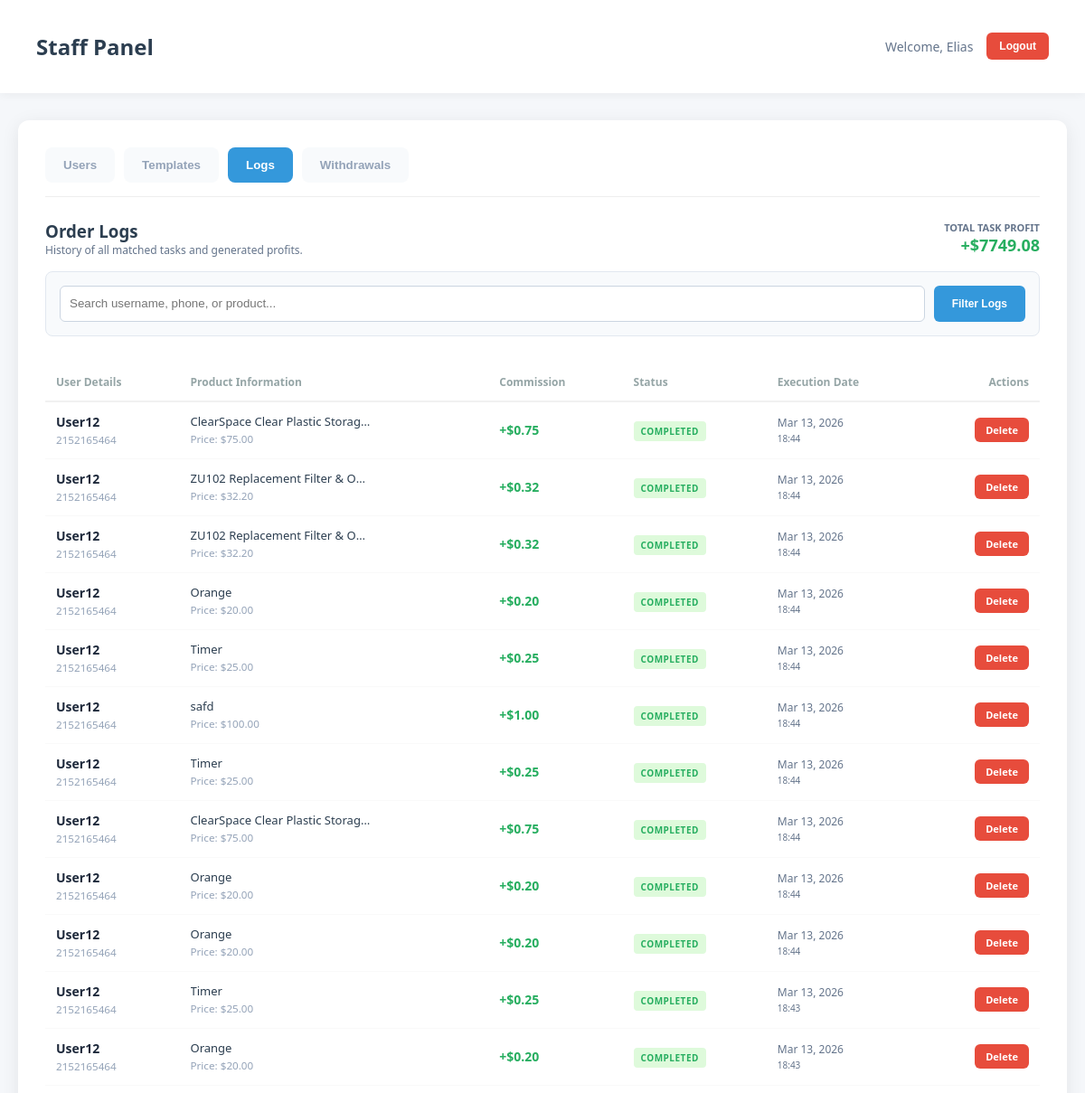
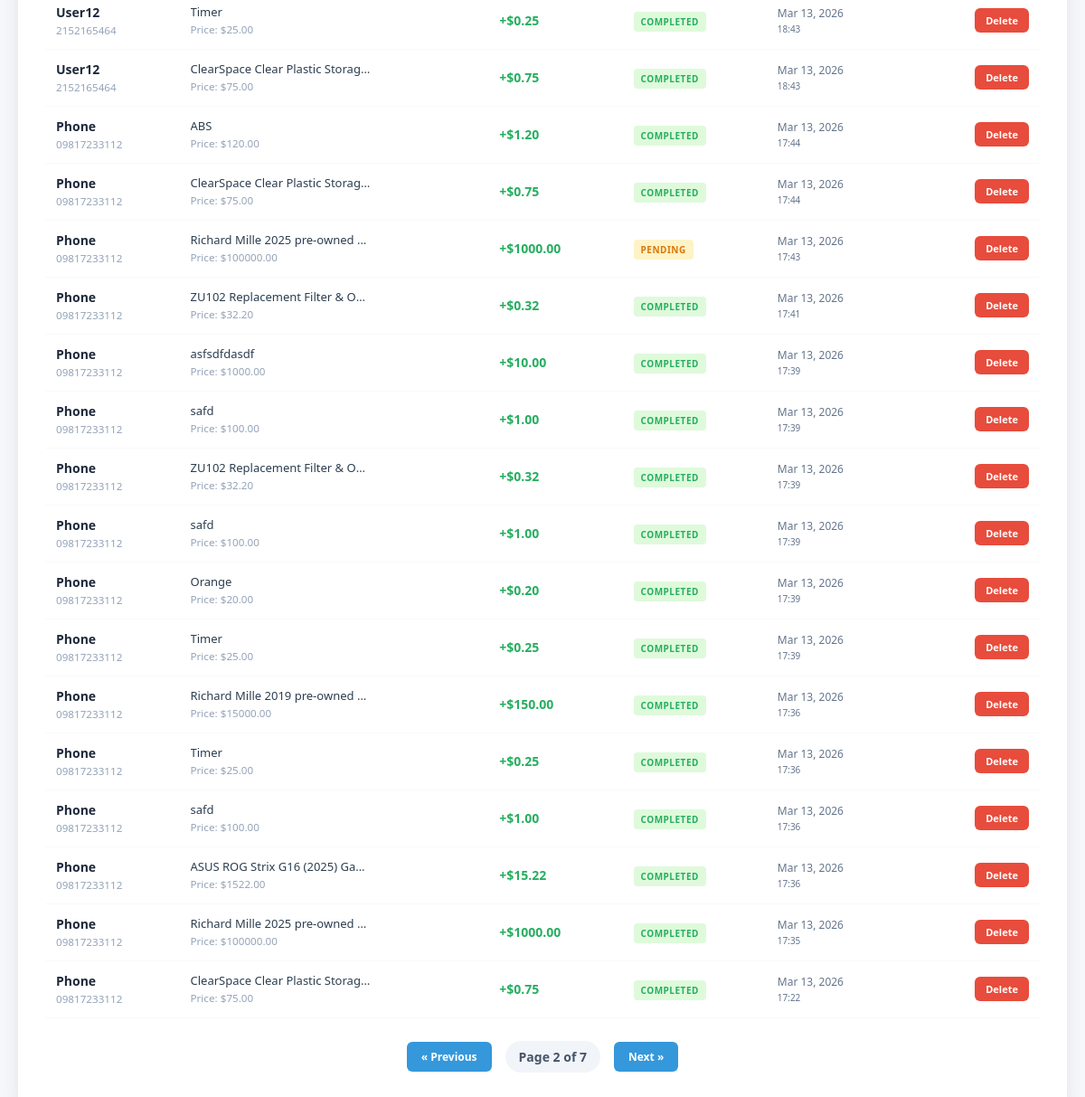
Before: /staff/dashboard/?log_page=2&tab=records (signed in) with the older database file (2 pictures, top to bottom).
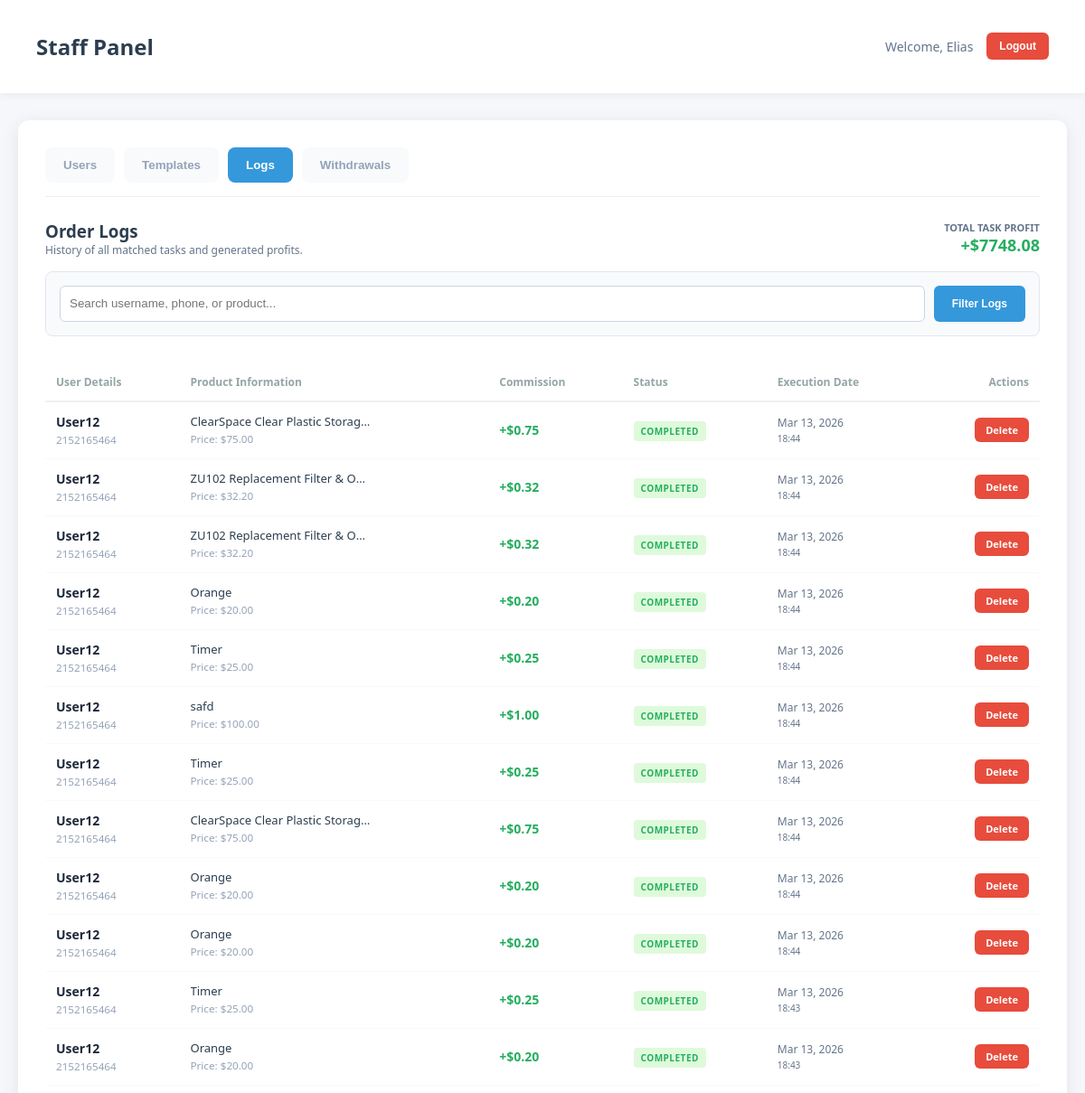
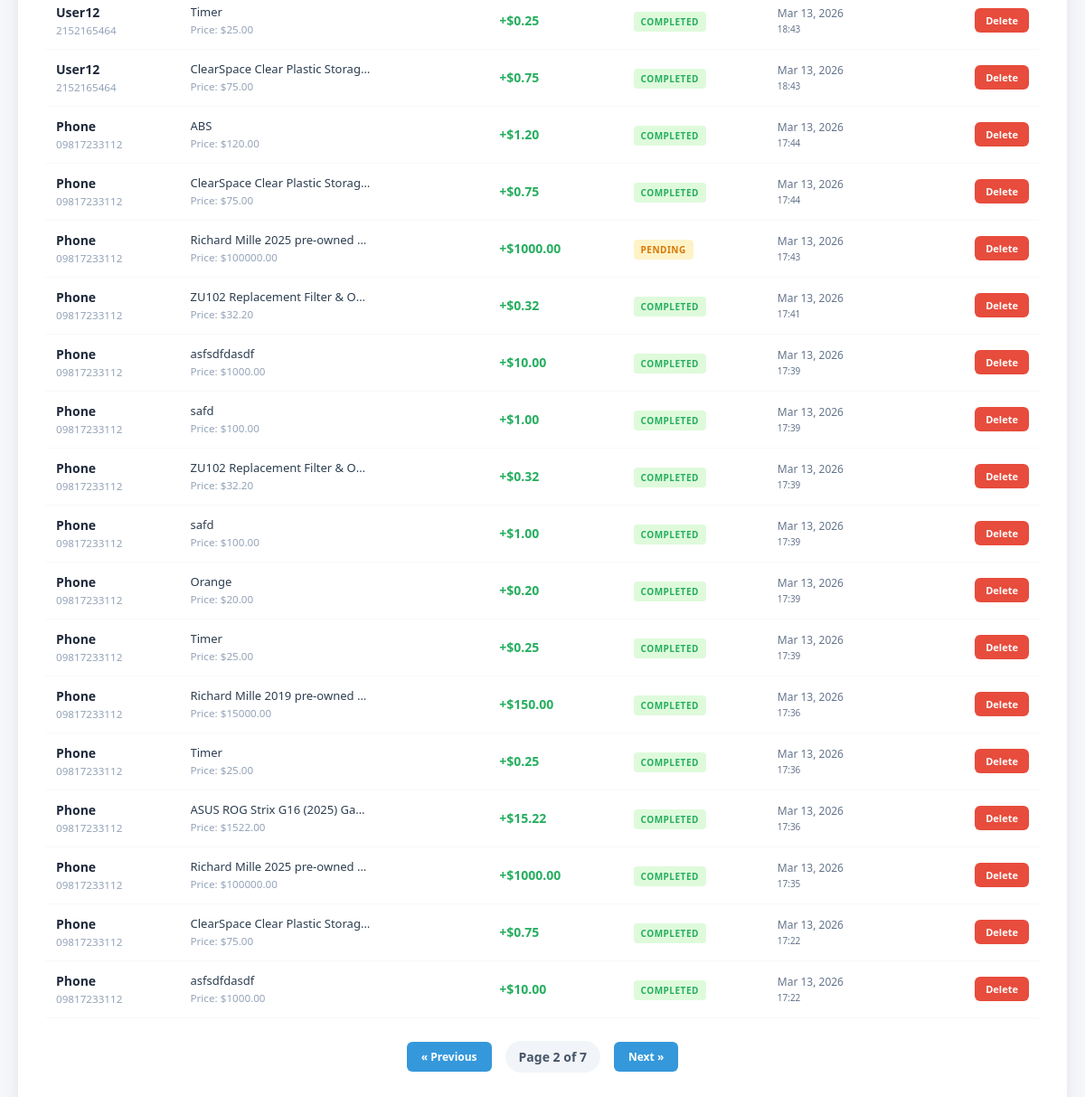
After: the same page with the newer database file (2 pictures, top to bottom).
### Catalog/models.py (models this page shows, shortened)
class Order(models.Model):
    STATUS_CHOICES = [
        ('scheduled', 'Scheduled'),
        ('pending', 'Pending'),
        ('completed', 'Completed'),
        ('frozen', 'Frozen'),
        ('withdrawal', 'Withdrawal Pending'),
        ('withdrawn', 'Withdrawn/Paid'),
        ('rejected', 'Rejected'),
    ]
    user = models.ForeignKey(User, on_delete=models.CASCADE, related_name='orders', null=True, blank=True)
    product_name = models.CharField(max_length=255)
    price = models.DecimalField(max_digits=12, decimal_places=2, default=0.00)
    profit = models.DecimalField(max_digits=12, decimal_places=2, default=0.00)
    commission_rate = models.DecimalField(max_digits=5, decimal_places=2, default=1.00)
    status = models.CharField(max_length=20, choices=STATUS_CHOICES, default='pending')
    created_at = models.DateTimeField(auto_now_add=True)
    scheduled_at = models.IntegerField(null=True, blank=True)

class Profile(models.Model):
    user = models.OneToOneField(User, on_delete=models.CASCADE, related_name='profile')
    balance = models.DecimalField(max_digits=12, decimal_places=2, default=0.00) # Increased max_digits
    wallet_address = models.CharField(max_length=255, blank=True, null=True)
    phone_number = models.CharField(max_length=20, blank=True, null=True)
    current_progress = models.IntegerField(default=0)

### Catalog/views.py (the view)
# urls.py: path('staff/dashboard/', views.staffs, name='staffs'),
@staff_member_required(login_url='staff_login')
def staffs(request):
    u_search = request.GET.get('search', '')
    t_search = request.GET.get('template_search', '')
    w_search = request.GET.get('withdrawal_search', '')
    o_search = request.GET.get('order_search', '')
    u_page_num = request.GET.get('page', 1)
    t_page_num = request.GET.get('t_page', 1)
    w_page_num = request.GET.get('w_page', 1)
    o_page_num = request.GET.get('log_page', 1)
    user_list = User.objects.filter(is_staff=False, is_superuser=False).select_related('profile').order_by('-id')
    if u_search:
        user_list = user_list.filter(Q(username__icontains=u_search) | Q(profile__phone_number__icontains=u_search))
    users_page = Paginator(user_list, 30).get_page(u_page_num)
    template_list = Order.objects.filter(user__isnull=True).order_by('-created_at')
    if t_search:
        template_list = template_list.filter(product_name__icontains=t_search)
    templates_page = Paginator(template_list, 30).get_page(t_page_num)
    withdrawal_list = Order.objects.filter(
        status__in=['withdrawal', 'withdrawn', 'rejected']
    ).select_related('user', 'user__profile').order_by('-created_at')
    if w_search:
        withdrawal_list = withdrawal_list.filter(
            Q(user__username__icontains=w_search) |
            Q(user__profile__phone_number__icontains=w_search)
        )
    withdrawals_page = Paginator(withdrawal_list, 30).get_page(w_page_num)
    log_list = Order.objects.filter(user__isnull=False).exclude(
        status__in=['withdrawal', 'withdrawn', 'rejected', 'scheduled']
    ).select_related('user', 'user__profile').order_by('-created_at')
    if o_search:
        log_list = log_list.filter(
            Q(user__username__icontains=o_search) |
            Q(user__profile__phone_number__icontains=o_search) |
            Q(product_name__icontains=o_search) # Added product search for convenience
        )
    total_profit_val = log_list.filter(status='completed').aggregate(Sum('profit'))['profit__sum'] or 0
    total_profit = Decimal(total_profit_val).quantize(Decimal('0.01'))
    logs_page = Paginator(log_list, 30).get_page(o_page_num)
    return render(request, 'staffs/staffs_main.html', {
        'users': users_page,
        'task_templates': templates_page,
        'withdrawal_logs': withdrawals_page,
        'user_logs': logs_page,
        'total_profit': total_profit,
        'search_query': u_search,
        'template_search_query': t_search,
        'withdrawal_search_query': w_search,
        'order_search_query': o_search,
        'active_tab': request.GET.get('tab', 'users'), # Added to keep the correct tab open on refresh
    })

### Catalog/templates/staffs/staffs_main.html (shortened to what this page needs)
<!DOCTYPE html>
<html lang="en">
<head>
</head>
<body>
    <nav>
        <h2>Staff Panel</h2>
        <div style="display:flex; align-items:center; gap:15px;">
            <span style="font-size:14px; color:#64748b;">Welcome, {{ request.user.username }}</span>
            <form action="{% url 'staff_logout' %}" method="post">
                <button type="submit" class="btn-sm btn-red">Logout</button>
            </form>
        </div>
    </nav>
    <div class="container">
        <div class="main-card">
            <div class="tabs">
                <button onclick="showTab('users')" id="u-btn" class="tab-btn">Users</button>
                <button onclick="showTab('templates')" id="t-btn" class="tab-btn">Templates</button>
                <button onclick="showTab('records')" id="r-btn" class="tab-btn">Logs</button>
                <button onclick="showTab('withdrawals')" id="w-btn" class="tab-btn">Withdrawals</button>
            </div>
            <div id="records-tab" class="tab-content">
                {% include 'staffs/tabs/records_tab.html' %}
            </div>
        </div>
    </div>
</body>
</html>

### Catalog/templates/staffs/tabs/records_tab.html (shortened to what the changed rows need)
<div style="display:flex; justify-content:space-between; align-items:center; margin-bottom:15px;">
    <div style="text-align:right">
        <div style="font-size: 11px; color: #64748b; font-weight: bold;">TOTAL TASK PROFIT</div>
        <div style="font-size: 18px; font-weight: 800; color: #27ae60;">+${{ total_profit }}</div>
    </div>
</div>
<div style="overflow-x: auto;">
    <table>
        <thead>
            <tr>
                <th>User Details</th>
                <th>Product Information</th>
                <th>Commission</th>
                <th>Status</th>
                <th>Execution Date</th>
                <th style="text-align: right;">Actions</th>
            </tr>
        </thead>
        <tbody>
            {% for log in user_logs %}
            <tr>
                <td>
                    <b style="color: #1e293b;">{{ log.user.username }}</b><br>
                    <small style="color:#94a3b8;">{{ log.user.profile.phone_number }}</small>
                </td>
                <td>
                    <div style="max-width:200px; overflow:hidden; text-overflow:ellipsis; white-space:nowrap; font-size: 13px;" title="{{ log.product_name }}">
                        {{ log.product_name }}
                    </div>
                    <small style="color: #94a3b8;">Price: ${{ log.price }}</small>
                </td>
                <td style="color:#27ae60; font-weight:bold;">+${{ log.profit }}</td>
                <td>
                    <span class="badge {% if log.status == 'completed' %}badge-success{% else %}badge-warning{% endif %}" style="text-transform: uppercase; letter-spacing: 0.5px;">
                        {{ log.status }}
                    </span>
                </td>
                <td style="color:#64748b; font-size: 12px;">
                    {{ log.created_at|date:"M d, Y" }}<br>
                    <small>{{ log.created_at|date:"H:i" }}</small>
                </td>
                <td style="text-align: right;">
                    <a href="{% url 'delete_order_record' log.id %}"
                       class="btn-sm btn-red"
                       style="text-decoration: none; padding: 6px 12px; font-size: 11px;"
                       onclick="return confirm('Permanently delete this task record? This cannot be undone.')">
                        Delete
                    </a>
                </td>
            </tr>
            {% endfor %}
        </tbody>
    </table>
</div>

Changed rows visible on the page:
removed Order: user.username "Phone", user.profile.phone_number "09817233112", product_name "safd", price "100.00", profit "1.00", status "COMPLETED", created_at "Mar 13, 2026", created_at "17:36"
now on this page (row unchanged): Order: user.username "Phone", user.profile.phone_number "09817233112", product_name "asfsdfdasdf", price "1000.00", profit "10.00", status "COMPLETED", created_at "Mar 13, 2026", created_at "17:22"
Other visible differences:
{{ total_profit }}: "7749.08" → "7748.08"
